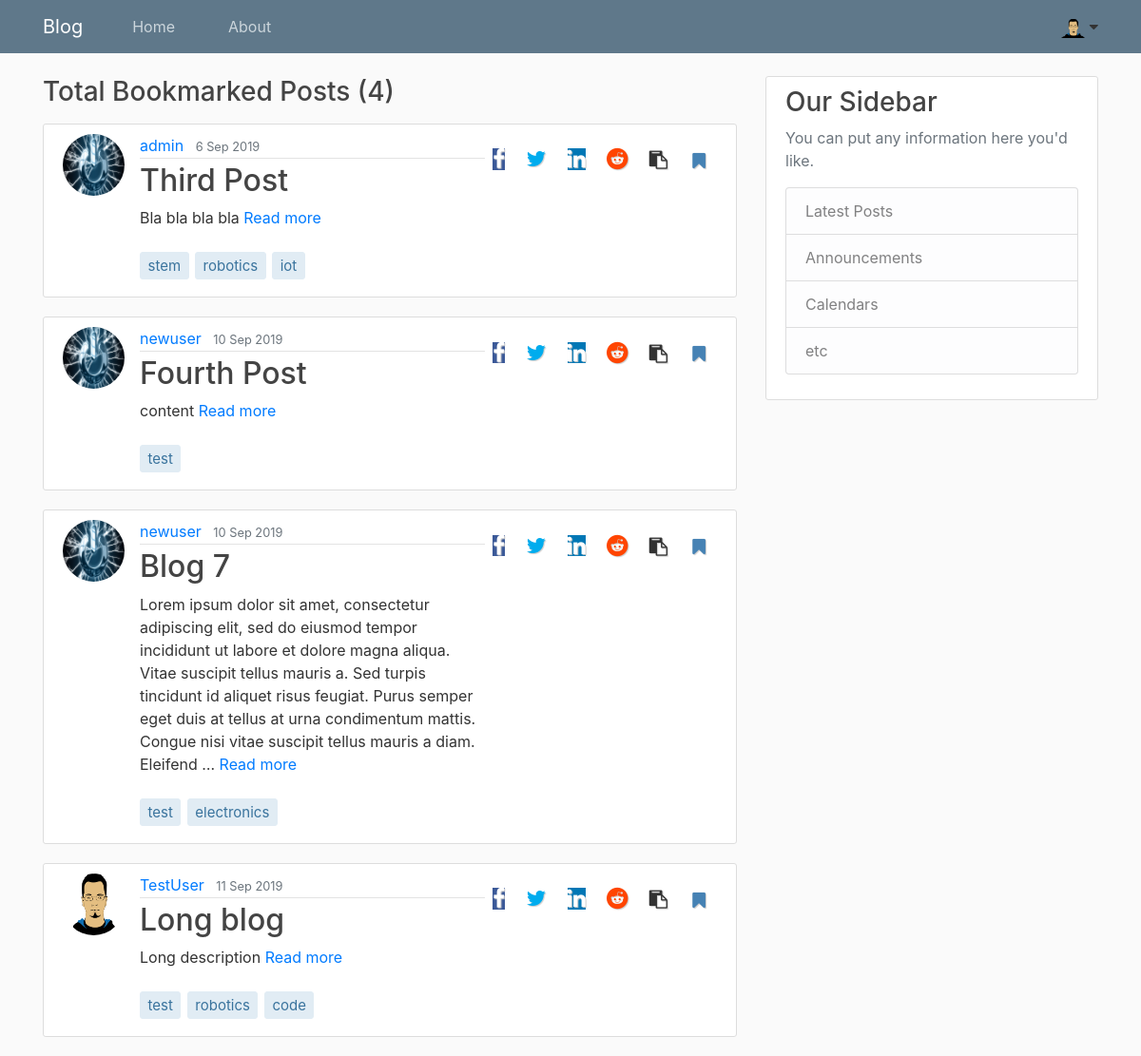
The page /blog/user/TestUser/bookmarks (signed in) on the database as committed earlier.
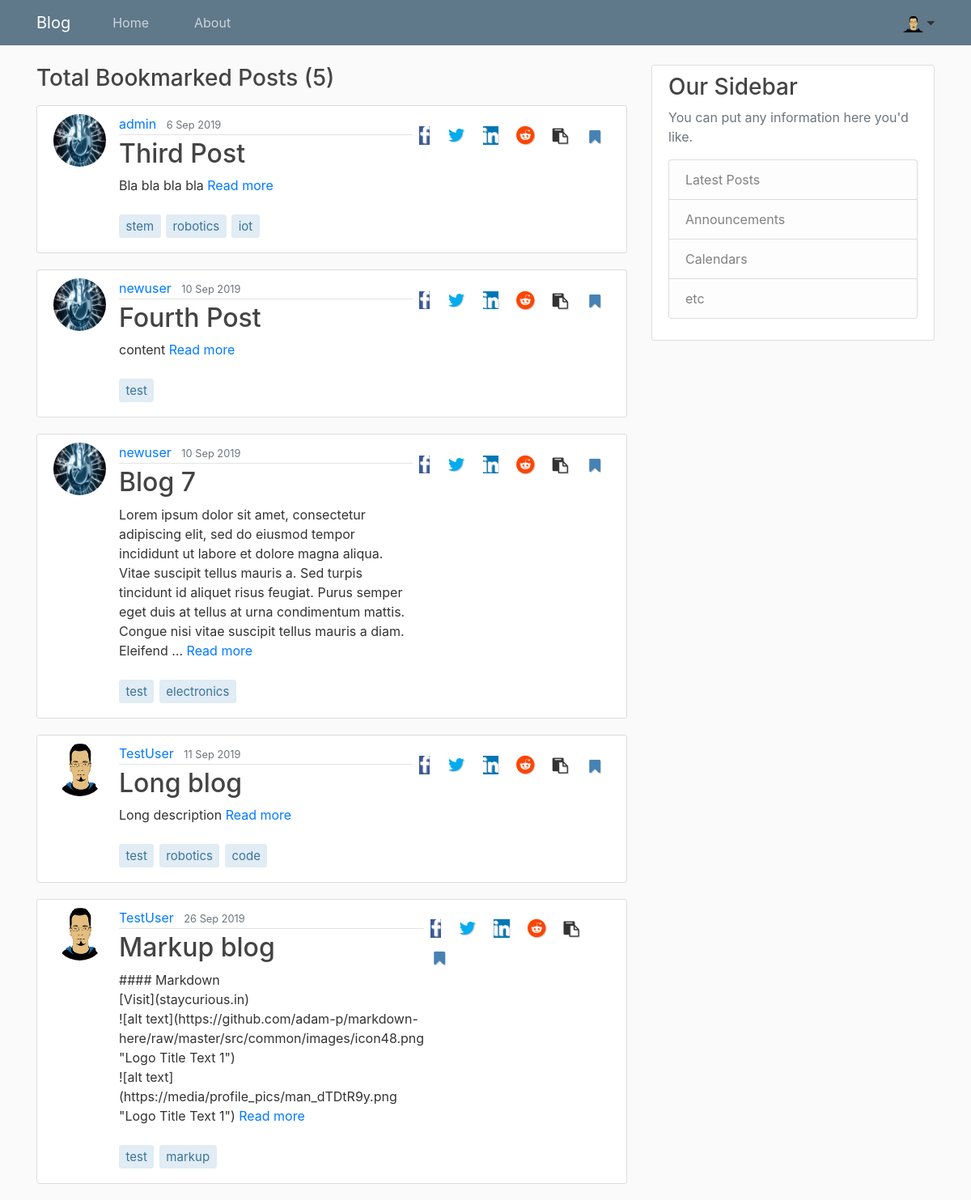
The same page on the database as committed later.
### Blog/models.py (models this page shows, shortened)
class Post(models.Model):
    title = models.CharField(help_text='Try to keep the title short, within 80 characters.', max_length=80, unique=True)
    slug = models.SlugField(default='', max_length=80)
    content = MarkupField(help_text=('This field supports all markup formatting'),
                        default='',
                        default_markup_type='markdown',
                        )
    tags = models.CharField(help_text='Enter tags separated by spaces. Do not enter more than 5 tags', max_length=80, default='', blank=True)
    date_posted = models.DateTimeField(default=timezone.now)
    last_updated = models.DateTimeField(auto_now=True)
    author = models.ForeignKey(User, null=True, on_delete=models.SET_NULL)
    publish = models.BooleanField(default=False)
    def get_tags_list(self):
        return self.tags.split()

### Users/models.py (models this page shows, shortened)
class Profile(models.Model):
    user = models.OneToOneField(User, on_delete=models.CASCADE)
    bio = models.CharField(null=True, max_length=140, blank=True)
    image = models.ImageField(default='default.jpg', upload_to='profile_pics', blank=True)
    public = models.BooleanField(default=False)
    website = models.CharField(null=True, blank=True, max_length=80)
    location = models.CharField(null=True, max_length=200, blank=True)
    join_date = models.DateTimeField(auto_now_add=True)
    bookmarked_posts = models.ManyToManyField(Post)
    def get_bookmarked_posts(self):
        return [post.id for post in self.bookmarked_posts.all()]

### Blog/views.py (the view)
# urls.py: path('user/<str:username>/bookmarks', UserPostBookmark.as_view(), name='user-bookmarks'),
class UserPostBookmark(LoginRequiredMixin, ListView):
    model=User
    context_object_name = 'posts'
    template_name = 'Blog/user_bookmarks.html'
    paginate_by = 5
    def get_queryset(self):
        user = get_object_or_404(User, username=self.kwargs.get('username'))
        if user == self.request.user:
            return user.profile.bookmarked_posts.all()
        raise Http404("You should be signed in as bkjha to view this page")
    def get_context_data(self, **kwargs):
        context = super(ListView, self).get_context_data(**kwargs)
        context['profile'] = self.request.user.profile
        return context

### Blog/templates/Blog/user_bookmarks.html (shortened to what this page needs)
{% extends "Blog/base.html" %}
{% block content %}
{% if page_obj.paginator.count %}
<h3 class="mb-3">Total Bookmarked Posts ({{ page_obj.paginator.count }})</h3>
{% include "post_list.html" %}
{% else %}
<h5 class="mt-5"> You are yet to bookmark a post. Get back to <a href="{% url 'Blog:home' %}">reading</a>.</h5>
{% endif %}
{% endblock content %}

### Blog/templates/post_list.html (shortened to what this page needs)
{% for post in posts %}
<div class="media content-section">
    <img class="rounded-circle article-img" src="{{ post.author.profile.image.url }}">
    <div class="media-body">
        <div class="article-metadata">
            <a class="mr-2" href="{% url 'Blog:user-posts' post.author.username %}">{{ post.author }}</a>
            <small class="text-muted">{{ post.date_posted|date:"j M Y" }}</small>
        </div>
        <h2><a class="article-title" href="{% url 'Blog:post-detail' post.slug %}">{{ post.title }}</a></h2>
        <p class="article-short-des">{{ post.content|truncatewords_html:'50' }}&nbsp<span><a href="{% url 'Blog:post-detail' post.slug %}">Read more</a></p>
        {% include "post_tags.html" %}
    </div>
{% include "share.html" %}
</div>
{% endfor %}

### Blog/templates/post_tags.html
{% for tag in post.get_tags_list %}
    <a href="{% url 'Blog:tagged' tag%}"><p class="article-tags">{{ tag }}</p></a>
{% endfor %}

### Blog/templates/share.html
{% with domain='https://staycurious.in' %}
<ul class="list-unstyled share-icon mt-2 mb-2 float-right">
    {% url 'Blog:post-detail' post.slug as link %}
    {% with domain|add:link as link %}
        <li><a href="http://www.facebook.com/sharer.php?u={{link}}" rel="nofollow noopener noreferrer" target="_blank"><i class="fa fa-facebook ml-2 mr-2"></i></a></li>
        <li><a href="http://www.twitter.com/share?text={{object.title}}&url={{link}}" rel="nofollow noopener noreferrer" target="_blank"><i class="fa fa-twitter ml-2 mr-2"></i></a></li>
        <li><a href="http://www.linkedin.com/shareArticle?mini=true&url={{link|urlencode:''}}&title={{object.title|urlencode}}&source=StayCurious-Blog" rel="nofollow noopener noreferrer" target="_blank" ><i class="fa fa-linkedin ml-2 mr-2"></i></a></li>
        <li><a href="http://www.reddit.com/submit?url={{link}}post-to-reddit-via-url&titile={{object.title|urlencode}}" rel="nofollow noopener noreferrer" target="_blank"><i class="fa fa-reddit ml-2 mr-2"></i></a></li>
        <li><a class="copy" data-text={{link}} title="Copy link"><i class="fa fa-clipboard ml-2 mr-2"></i></a></li>
        {% if post.id in profile.get_bookmarked_posts %}
        <li><a id="unbookmark" class="btn bookmark" data-post={{post.slug}} data-url={% url 'Blog:bookmark-post'%} title="Remove from bookmark"><i class="fa fa-bookmark" style="color:steelblue"></i></a></li>
        {% else %}
        <li><a id="bookmark" class="btn bookmark" data-post={{post.slug}} data-url={% url 'Blog:bookmark-post'%} title="Bookmark this post"><i class="fa fa-bookmark" style="color:darkgrey"></i></a></li>
        {% endif %}
    {% endwith %}
</ul>
{% endwith %}

Rows that differ between the two databases and show on the page:
now on this page (row edited): Post: author.profile.image (picture), author "TestUser", date_posted "26 Sep 2019", title "Markup blog", content "#### Markdown [Visit](staycurious.in) ![alt text](https://github.com/adam-p/markdown-here/raw/master/src/common/images/icon48.png \"Logo Title Text 1\") ![alt text](https://media/profile_pics/man_dTDtR9y.png \"Logo Title Text 1\")", get_tags_list "test" "markup"
Other text that changed with them:
{{ page_obj.paginator.count }}: "4" → "5"
